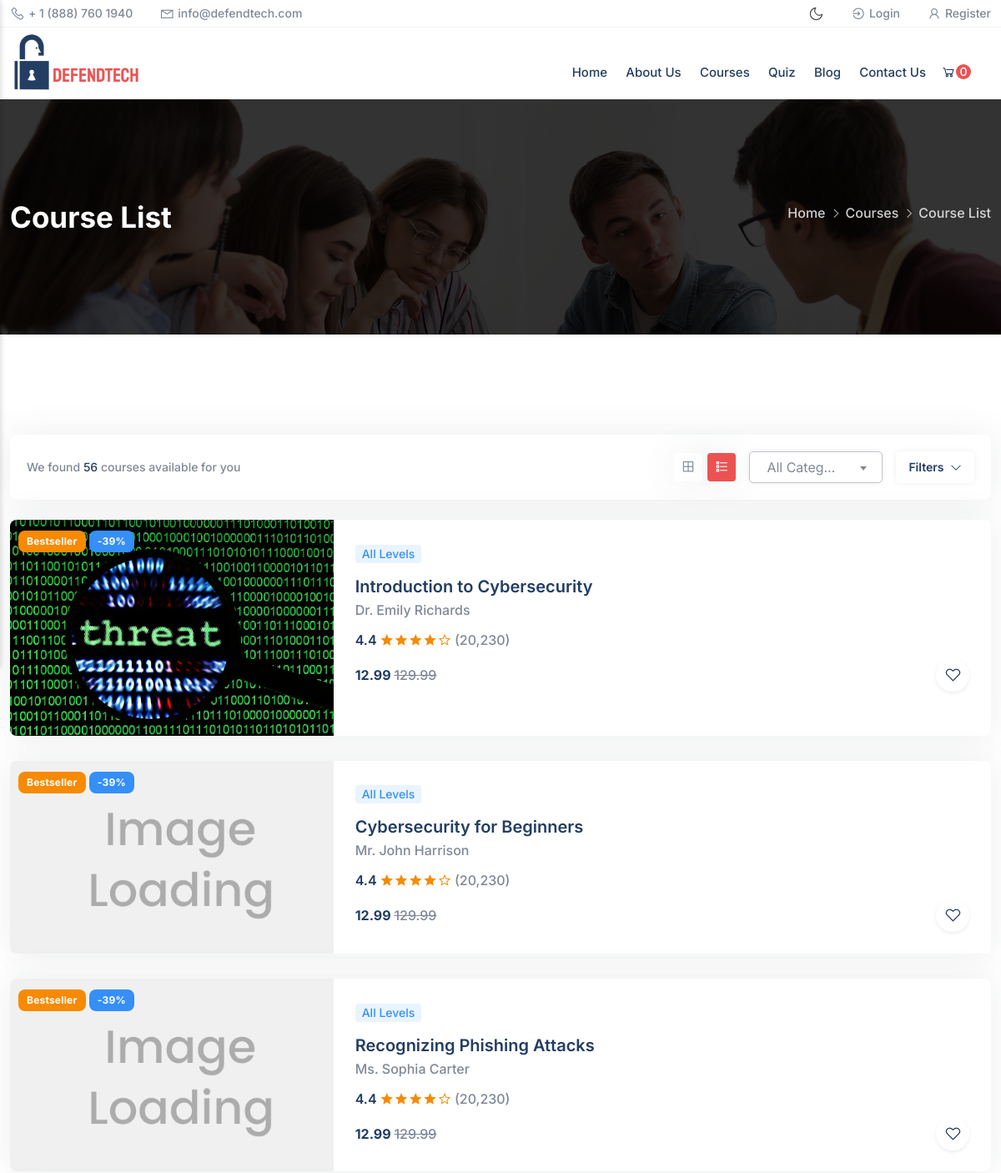
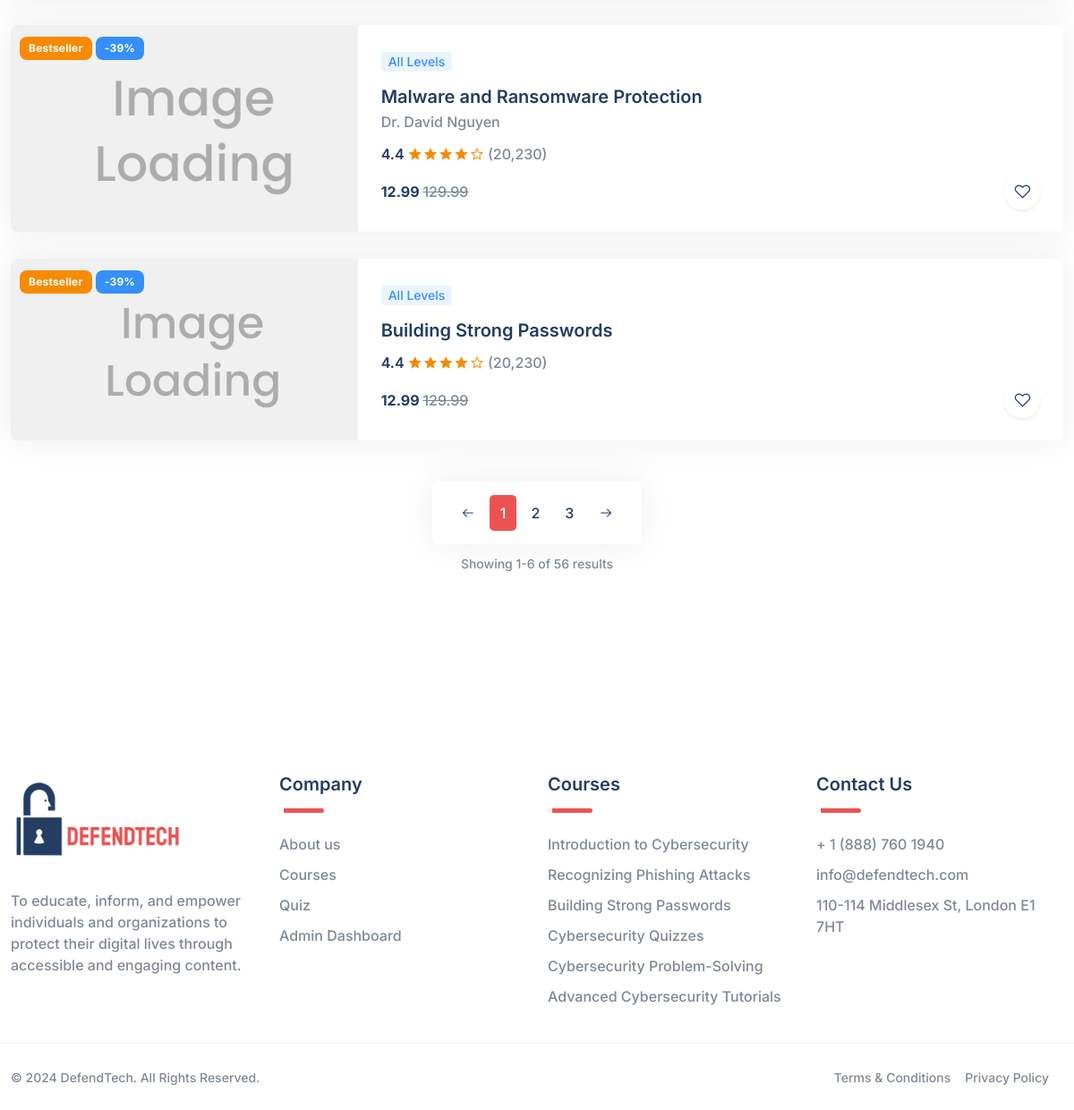
The page /user-courses.php on the database its author committed (2 pictures, top to bottom).
### tables this page shows
CREATE TABLE `course` (
  `course_id` bigint(20) NOT NULL,
  `cc_id` bigint(20) NOT NULL,
  `user_id` bigint(20) NOT NULL,
  `course_title` varchar(250) NOT NULL,
  `course_author` varchar(100) NOT NULL,
  `course_subtext` text NOT NULL,
  `course_badge` varchar(20) NOT NULL,
  `course_level` varchar(20) NOT NULL,
  `course_cost` float(10,2) NOT NULL,
  `course_image` longblob NOT NULL,
  `course_status` tinyint(1) NOT NULL,
  `created_at` timestamp NOT NULL DEFAULT current_timestamp(),
  `updated_at` timestamp NOT NULL DEFAULT current_timestamp()
);

### user-courses.php (the view, shortened to what this page needs)
<?php
include 'config/connection.php';
?>
<!DOCTYPE html>
<html lang="en">
<?php
include 'include/header-links.php';
?>
<body>
  <?php
  include 'include/header.php';
  ?>
  <section class="breadcrumb-area section-padding img-bg-2">
    <div class="overlay"></div>
    <div class="container">
      <div class="breadcrumb-content d-flex flex-wrap align-items-center justify-content-between">
        <div class="section-heading">
          <h2 class="section__title text-white">Course List</h2>
        </div>
        <ul class="generic-list-item generic-list-item-white generic-list-item-arrow d-flex flex-wrap align-items-center">
          <li><a href="index.php">Home</a></li>
          <li>Courses</li>
          <li>Course List</li>
        </ul>
      </div>
    </div>
  </section>
  <section class="course-area section-padding">
    <div class="container">
      <div class="filter-bar mb-4">
        <div class="filter-bar-inner d-flex flex-wrap align-items-center justify-content-between">
          <p class="fs-14">
            We found <span class="text-black">56</span> courses available for
            you
          </p>
          <div class="d-flex flex-wrap align-items-center">
            <ul class="filter-nav me-3">
              <li>
                <a href="course-grid.php" data-toggle="tooltip" data-placement="top" title="Grid View"><span class="la la-th-large"></span></a>
              </li>
              <li>
                <a href="course-list.php" data-toggle="tooltip" data-placement="top" title="List View" class="active"><span class="la la-list"></span></a>
              </li>
            </ul>
            <div class="select-container select--container me-3">
            </div>
            <a class="btn theme-btn theme-btn-sm theme-btn-white lh-28 collapse-btn py-1" data-bs-toggle="collapse" href="#collapseFilter" role="button" aria-expanded="false" aria-controls="collapseFilter">
              Filters <i class="la la-angle-down ms-1 collapse-btn-hide"></i>
            </a>
          </div>
        </div>
      </div>
      <div class="row">
          <?php
          $sqlCourses = "SELECT course.*, AVG(course_review.rating) AS avg_rating, COUNT(course_review.review) AS total_reviews
                                       FROM course
                                       LEFT JOIN course_review ON course.course_id = course_review.course_id
                                       GROUP BY course.course_id";
          $coursesResult = $conn->query($sqlCourses);
          if ($coursesResult->num_rows > 0) {
          while ($course = $coursesResult->fetch_assoc()) {
          ?>
        <div class="col-lg-12">
          <div class="card card-item card-preview card-item-list-layout" data-tooltip-content="#tooltip_content_1">
            <div class="card-image">
              <a href="course-details.php?course_id=<?php echo $course['course_id']; ?>" class="d-block">
                <img class="card-img-top lazy" src="assets/images/img-loading.png" data-src="<?php echo $course['course_image']; ?>" alt="Card image cap" />
              </a>
              <div class="course-badge-labels">
                <div class="course-badge">Bestseller</div>
                <div class="course-badge blue">-39%</div>
              </div>
            </div>
            <div class="card-body">
              <h6 class="ribbon ribbon-blue-bg fs-14 mb-3">All Levels</h6>
              <h5 class="card-title">
                <a href="course-details.php"><?php echo $course['course_title']; ?></a>
              </h5>
              <p class="card-text">
                <a href="teacher-detail.html"><?php echo $course['course_author']; ?></a>
              </p>
              <div class="rating-wrap d-flex align-items-center py-2">
                <div class="review-stars">
                  <span class="rating-number">4.4</span>
                  <span class="la la-star"></span>
                  <span class="la la-star"></span>
                  <span class="la la-star"></span>
                  <span class="la la-star"></span>
                  <span class="la la-star-o"></span>
                </div>
                <span class="rating-total ps-1">(20,230)</span>
              </div>
              <div class="d-flex justify-content-between align-items-center">
                <p class="card-price text-black font-weight-bold">
                  12.99
                  <span class="before-price font-weight-medium">129.99</span>
                </p>
                <div class="icon-element icon-element-sm shadow-sm cursor-pointer" title="Add to Wishlist">
                  <i class="la la-heart-o"></i>
                </div>
              </div>
            </div>
          </div>
        </div>
      <?php }  ?>
      <?php } else { ?>
          <div class="col-lg-4">No courses found</div>';
      <?php } ?>
      </div>
      <div class="text-center pt-3">
        <nav aria-label="Page navigation example" class="pagination-box">
          <ul class="pagination justify-content-center">
            <li class="page-item">
              <a class="page-link" href="#" aria-label="Previous">
                <span aria-hidden="true"><i class="la la-arrow-left"></i></span>
              </a>
            </li>
            <li class="page-item active">
              <a class="page-link" href="#">1</a>
            </li>
            <li class="page-item"><a class="page-link" href="#">2</a></li>
            <li class="page-item"><a class="page-link" href="#">3</a></li>
            <li class="page-item">
              <a class="page-link" href="#" aria-label="Next">
                <span aria-hidden="true"><i class="la la-arrow-right"></i></span>
              </a>
            </li>
          </ul>
        </nav>
        <p class="fs-14 pt-2">Showing 1-6 of 56 results</p>
      </div>
    </div>
  </section>
  <?php
  include 'include/footer.php';
  ?>
</body>
</html>

### assets/css/quiz.css (style rules this page uses)
.card { z-index: 0; border: none; border-radius: 0.5rem; position: relative; }

### rows shown on the page
course: course_image (picture), course_title "Introduction to Cybersecurity", course_author "Dr. Emily Richards"
course: course_title "Cybersecurity for Beginners", course_author "Mr. John Harrison"
course: course_title "Recognizing Phishing Attacks", course_author "Ms. Sophia Carter"
course: course_title "Malware and Ransomware Protection", course_author "Dr. David Nguyen"
course: course_title "Building Strong Passwords"
